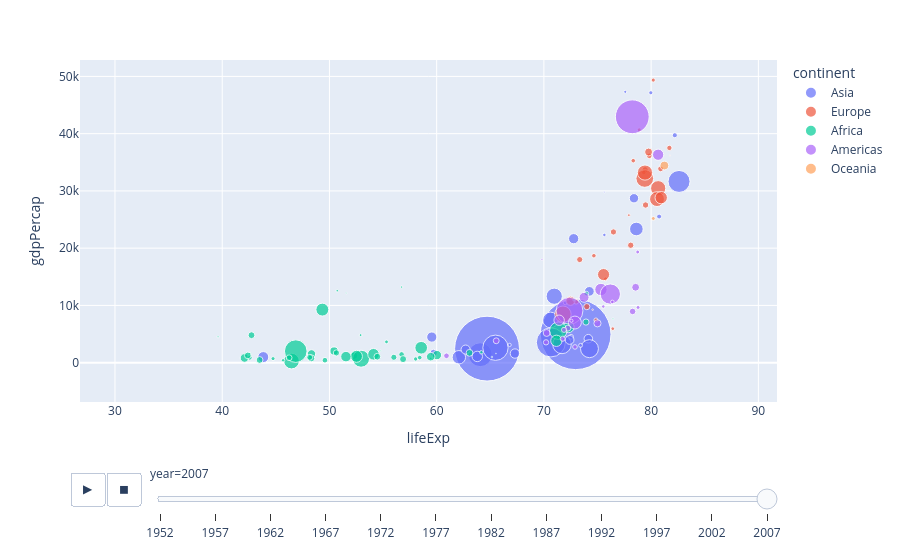

The notebook cell this image was saved under:
### Code cell
## plot animation of the above curve on the basis of year
px.scatter(gap, x='lifeExp', y='gdpPercap',
           color='continent',size='pop',
           range_x=[30,95],
           size_max=50,hover_name='country',
          animation_frame='year',animation_group='country')

### Figure 1 — Plotly figure (JSON) as saved in the notebook; plotly's stock layout.template omitted (floating-point values rounded to 4 significant figures)
{"data": [{"hovertemplate": "<b>%{hovertext}</b><br><br>continent=Asia<br>year=2007<br>lifeExp=%{x}<br>gdpPercap=%{y}<br>pop=%{marker.size}<extra></extra>", "hovertext": ["Afghanistan", "Bahrain", "Bangladesh", "Cambodia", "China", "Hong Kong, China", "India", "Indonesia", "Iran", "Iraq", "Israel", "Japan", "Jordan", "Korea, Dem. Rep.", "Korea, Rep.", "Kuwait", "Lebanon", "Malaysia", "Mongolia", "Myanmar", "Nepal", "Oman", "Pakistan", "Philippines", "Saudi Arabia", "Singapore", "Sri Lanka", "Syria", "Taiwan", "Thailand", "Vietnam", "West Bank and Gaza", "Yemen, Rep."], "ids": ["Afghanistan", "Bahrain", "Bangladesh", "Cambodia", "China", "Hong Kong, China", "India", "Indonesia", "Iran", "Iraq", "Israel", "Japan", "Jordan", "Korea, Dem. Rep.", "Korea, Rep.", "Kuwait", "Lebanon", "Malaysia", "Mongolia", "Myanmar", "Nepal", "Oman", "Pakistan", "Philippines", "Saudi Arabia", "Singapore", "Sri Lanka", "Syria", "Taiwan", "Thailand", "Vietnam", "West Bank and Gaza", "Yemen, Rep."], "legendgroup": "Asia", "marker": {"color": "#636efa", "size": [31889923, 708573, 150448339, 14131858, 1318683096, 6980412, 1110396331, 223547000, 69453570, 27499638, 6426679, 127467972, 6053193, 23301725, 49044790, 2505559, 3921278, 24821286, 2874127, 47761980, 28901790, 3204897, 169270617, 91077287, 27601038, 4553009, 20378239, 19314747, 23174294, 65068149, 85262356, 4018332, 22211743], "sizemode": "area", "sizeref": 527500.0, "symbol": "circle"}, "mode": "markers", "name": "Asia", "orientation": "v", "showlegend": true, "type": "scatter", "x": [43.83, 75.64, 64.06, 59.72, 72.96, 82.21, 64.7, 70.65, 70.96, 59.55, 80.75, 82.6, 72.53, 67.3, 78.62, 77.59, 71.99, 74.24, 66.8, 62.07, 63.78, 75.64, 65.48, 71.69, 72.78, 79.97, 72.4, 74.14, 78.4, 70.62, 74.25, 73.42, 62.7], "xaxis": "x", "y": [974.6, 29800.0, 1391.0, 1714.0, 4959.0, 39720.0, 2452.0, 3541.0, 11610.0, 4471.0, 25520.0, 31660.0, 4519.0, 1593.0, 23350.0, 47310.0, 10460.0, 12450.0, 3096.0, 944, 1091.0, 22320.0, 2606.0, 3190.0, 21650.0, 47140.0, 3970.0, 4185.0, 28720.0, 7458.0, 2442.0, 3025.0, 2281.0], "yaxis": "y"}, {"hovertemplate": "<b>%{hovertext}</b><br><br>continent=Europe<br>year=2007<br>lifeExp=%{x}<br>gdpPercap=%{y}<br>pop=%{marker.size}<extra></extra>", "hovertext": ["Albania", "Austria", "Belgium", "Bosnia and Herzegovina", "Bulgaria", "Croatia", "Czech Republic", "Denmark", "Finland", "France", "Germany", "Greece", "Hungary", "Iceland", "Ireland", "Italy", "Montenegro", "Netherlands", "Norway", "Poland", "Portugal", "Romania", "Serbia", "Slovak Republic", "Slovenia", "Spain", "Sweden", "Switzerland", "Turkey", "United Kingdom"], "ids": ["Albania", "Austria", "Belgium", "Bosnia and Herzegovina", "Bulgaria", "Croatia", "Czech Republic", "Denmark", "Finland", "France", "Germany", "Greece", "Hungary", "Iceland", "Ireland", "Italy", "Montenegro", "Netherlands", "Norway", "Poland", "Portugal", "Romania", "Serbia", "Slovak Republic", "Slovenia", "Spain", "Sweden", "Switzerland", "Turkey", "United Kingdom"], "legendgroup": "Europe", "marker": {"color": "#EF553B", "size": [3600523, 8199783, 10392226, 4552198, 7322858, 4493312, 10228744, 5468120, 5238460, 61083916, 82400996, 10706290, 9956108, 301931, 4109086, 58147733, 684736, 16570613, 4627926, 38518241, 10642836, 22276056, 10150265, 5447502, 2009245, 40448191, 9031088, 7554661, 71158647, 60776238], "sizemode": "area", "sizeref": 527500.0, "symbol": "circle"}, "mode": "markers", "name": "Europe", "orientation": "v", "showlegend": true, "type": "scatter", "x": [76.42, 79.83, 79.44, 74.85, 73.0, 75.75, 76.49, 78.33, 79.31, 80.66, 79.41, 79.48, 73.34, 81.76, 78.89, 80.55, 74.54, 79.76, 80.2, 75.56, 78.1, 72.48, 74.0, 74.66, 77.93, 80.94, 80.88, 81.7, 71.78, 79.42], "xaxis": "x", "y": [5937.0, 36130.0, 33690.0, 7446.0, 10680.0, 14620.0, 22830.0, 35280.0, 33210.0, 30470.0, 32170.0, 27540.0, 18010.0, 36180.0, 40680.0, 28570.0, 9254.0, 36800.0, 49360.0, 15390.0, 20510.0, 10810.0, 9787.0, 18680.0, 25770.0, 28820.0, 33860.0, 37510.0, 8458.0, 33200.0], "yaxis": "y"}, {"hovertemplate": "<b>%{hovertext}</b><br><br>continent=Africa<br>year=2007<br>lifeExp=%{x}<br>gdpPercap=%{y}<br>pop=%{marker.size}<extra></extra>", "hovertext": ["Algeria", "Angola", "Benin", "Botswana", "Burkina Faso", "Burundi", "Cameroon", "Central African Republic", "Chad", "Comoros", "Congo, Dem. Rep.", "Congo, Rep.", "Cote d'Ivoire", "Djibouti", "Egypt", "Equatorial Guinea", "Eritrea", "Ethiopia", "Gabon", "Gambia", "Ghana", "Guinea", "Guinea-Bissau", "Kenya", "Lesotho", "Liberia", "Libya", "Madagascar", "Malawi", "Mali", "Mauritania", "Mauritius", "Morocco", "Mozambique", "Namibia", "Niger", "Nigeria", "Reunion", "Rwanda", "Sao Tome and Principe", "Senegal", "Sierra Leone", "Somalia", "South Africa", "Sudan", "Swaziland", "Tanzania", "Togo", "Tunisia", "Uganda", "Zambia", "Zimbabwe"], "ids": ["Algeria", "Angola", "Benin", "Botswana", "Burkina Faso", "Burundi", "Cameroon", "Central African Republic", "Chad", "Comoros", "Congo, Dem. Rep.", "Congo, Rep.", "Cote d'Ivoire", "Djibouti", "Egypt", "Equatorial Guinea", "Eritrea", "Ethiopia", "Gabon", "Gambia", "Ghana", "Guinea", "Guinea-Bissau", "Kenya", "Lesotho", "Liberia", "Libya", "Madagascar", "Malawi", "Mali", "Mauritania", "Mauritius", "Morocco", "Mozambique", "Namibia", "Niger", "Nigeria", "Reunion", "Rwanda", "Sao Tome and Principe", "Senegal", "Sierra Leone", "Somalia", "South Africa", "Sudan", "Swaziland", "Tanzania", "Togo", "Tunisia", "Uganda", "Zambia", "Zimbabwe"], "legendgroup": "Africa", "marker": {"color": "#00cc96", "size": [33333216, 12420476, 8078314, 1639131, 14326203, 8390505, 17696293, 4369038, 10238807, 710960, 64606759, 3800610, 18013409, 496374, 80264543, 551201, 4906585, 76511887, 1454867, 1688359, 22873338, 9947814, 1472041, 35610177, 2012649, 3193942, 6036914, 19167654, 13327079, 12031795, 3270065, 1250882, 33757175, 19951656, 2055080, 12894865, 135031164, 798094, 8860588, 199579, 12267493, 6144562, 9118773, 43997828, 42292929, 1133066, 38139640, 5701579, 10276158, 29170398, 11746035, 12311143], "sizemode": "area", "sizeref": 527500.0, "symbol": "circle"}, "mode": "markers", "name": "Africa", "orientation": "v", "showlegend": true, "type": "scatter", "x": [72.3, 42.73, 56.73, 50.73, 52.3, 49.58, 50.43, 44.74, 50.65, 65.15, 46.46, 55.32, 48.33, 54.79, 71.34, 51.58, 58.04, 52.95, 56.73, 59.45, 60.02, 56.01, 46.39, 54.11, 42.59, 45.68, 73.95, 59.44, 48.3, 54.47, 64.16, 72.8, 71.16, 42.08, 52.91, 56.87, 46.86, 76.44, 46.24, 65.53, 63.06, 42.57, 48.16, 49.34, 58.56, 39.61, 52.52, 58.42, 73.92, 51.54, 42.38, 43.49], "xaxis": "x", "y": [6223.0, 4797.0, 1441.0, 12570.0, 1217.0, 430.1, 2042.0, 706.0, 1704.0, 986.1, 277.6, 3633.0, 1545.0, 2082.0, 5581.0, 12150.0, 641.4, 690.8, 13210.0, 752.7, 1328.0, 942.7, 579.2, 1463.0, 1569.0, 414.5, 12060.0, 1045.0, 759.3, 1043.0, 1803.0, 10960.0, 3820.0, 823.7, 4811.0, 619.7, 2014.0, 7670.0, 863.1, 1598.0, 1712.0, 862.5, 926.1, 9270.0, 2602.0, 4513.0, 1107.0, 883.0, 7093.0, 1056.0, 1271.0, 469.7], "yaxis": "y"}, {"hovertemplate": "<b>%{hovertext}</b><br><br>continent=Americas<br>year=2007<br>lifeExp=%{x}<br>gdpPercap=%{y}<br>pop=%{marker.size}<extra></extra>", "hovertext": ["Argentina", "Bolivia", "Brazil", "Canada", "Chile", "Colombia", "Costa Rica", "Cuba", "Dominican Republic", "Ecuador", "El Salvador", "Guatemala", "Haiti", "Honduras", "Jamaica", "Mexico", "Nicaragua", "Panama", "Paraguay", "Peru", "Puerto Rico", "Trinidad and Tobago", "United States", "Uruguay", "Venezuela"], "ids": ["Argentina", "Bolivia", "Brazil", "Canada", "Chile", "Colombia", "Costa Rica", "Cuba", "Dominican Republic", "Ecuador", "El Salvador", "Guatemala", "Haiti", "Honduras", "Jamaica", "Mexico", "Nicaragua", "Panama", "Paraguay", "Peru", "Puerto Rico", "Trinidad and Tobago", "United States", "Uruguay", "Venezuela"], "legendgroup": "Americas", "marker": {"color": "#ab63fa", "size": [40301927, 9119152, 190010647, 33390141, 16284741, 44227550, 4133884, 11416987, 9319622, 13755680, 6939688, 12572928, 8502814, 7483763, 2780132, 108700891, 5675356, 3242173, 6667147, 28674757, 3942491, 1056608, 301139947, 3447496, 26084662], "sizemode": "area", "sizeref": 527500.0, "symbol": "circle"}, "mode": "markers", "name": "Americas", "orientation": "v", "showlegend": true, "type": "scatter", "x": [75.32, 65.55, 72.39, 80.65, 78.55, 72.89, 78.78, 78.27, 72.23, 74.99, 71.88, 70.26, 60.92, 70.2, 72.57, 76.19, 72.9, 75.54, 71.75, 71.42, 78.75, 69.82, 78.24, 76.38, 73.75], "xaxis": "x", "y": [12780.0, 3822.0, 9066.0, 36320.0, 13170.0, 7007.0, 9645.0, 8948.0, 6025.0, 6873.0, 5728.0, 5186.0, 1202.0, 3548.0, 7321.0, 11980.0, 2749.0, 9809.0, 4173.0, 7409.0, 19330.0, 18010.0, 42950.0, 10610.0, 11420.0], "yaxis": "y"}, {"hovertemplate": "<b>%{hovertext}</b><br><br>continent=Oceania<br>year=2007<br>lifeExp=%{x}<br>gdpPercap=%{y}<br>pop=%{marker.size}<extra></extra>", "hovertext": ["Australia", "New Zealand"], "ids": ["Australia", "New Zealand"], "legendgroup": "Oceania", "marker": {"color": "#FFA15A", "size": [20434176, 4115771], "sizemode": "area", "sizeref": 527500.0, "symbol": "circle"}, "mode": "markers", "name": "Oceania", "orientation": "v", "showlegend": true, "type": "scatter", "x": [81.23, 80.2], "xaxis": "x", "y": [34440.0, 25190.0], "yaxis": "y"}], "layout": {"autosize": true, "legend": {"itemsizing": "constant", "title": {"text": "continent"}, "tracegroupgap": 0}, "margin": {"t": 60}, "sliders": [{"active": 11, "currentvalue": {"prefix": "year="}, "len": 0.9, "pad": {"b": 10, "t": 60}, "steps": [{"args": [["1952"], {"frame": {"duration": 0, "redraw": false}, "fromcurrent": true, "mode": "immediate", "transition": {"duration": 0, "easing": "linear"}}], "label": "1952", "method": "animate"}, {"args": [["1957"], {"frame": {"duration": 0, "redraw": false}, "fromcurrent": true, "mode": "immediate", "transition": {"duration": 0, "easing": "linear"}}], "label": "1957", "method": "animate"}, {"args": [["1962"], {"frame": {"duration": 0, "redraw": false}, "fromcurrent": true, "mode": "immediate", "transition": {"duration": 0, "easing": "linear"}}], "label": "1962", "method": "animate"}, {"args": [["1967"], {"frame": {"duration": 0, "redraw": false}, "fromcurrent": true, "mode": "immediate", "transition": {"duration": 0, "easing": "linear"}}], "label": "1967", "method": "animate"}, {"args": [["1972"], {"frame": {"duration": 0, "redraw": false}, "fromcurrent": true, "mode": "immediate", "transition": {"duration": 0, "easing": "linear"}}], "label": "1972", "method": "animate"}, {"args": [["1977"], {"frame": {"duration": 0, "redraw": false}, "fromcurrent": true, "mode": "immediate", "transition": {"duration": 0, "easing": "linear"}}], "label": "1977", "method": "animate"}, {"args": [["1982"], {"frame": {"duration": 0, "redraw": false}, "fromcurrent": true, "mode": "immediate", "transition": {"duration": 0, "easing": "linear"}}], "label": "1982", "method": "animate"}, {"args": [["1987"], {"frame": {"duration": 0, "redraw": false}, "fromcurrent": true, "mode": "immediate", "transition": {"duration": 0, "easing": "linear"}}], "label": "1987", "method": "animate"}, {"args": [["1992"], {"frame": {"duration": 0, "redraw": false}, "fromcurrent": true, "mode": "immediate", "transition": {"duration": 0, "easing": "linear"}}], "label": "1992", "method": "animate"}, {"args": [["1997"], {"frame": {"duration": 0, "redraw": false}, "fromcurrent": true, "mode": "immediate", "transition": {"duration": 0, "easing": "linear"}}], "label": "1997", "method": "animate"}, {"args": [["2002"], {"frame": {"duration": 0, "redraw": false}, "fromcurrent": true, "mode": "immediate", "transition": {"duration": 0, "easing": "linear"}}], "label": "2002", "method": "animate"}, {"args": [["2007"], {"frame": {"duration": 0, "redraw": false}, "fromcurrent": true, "mode": "immediate", "transition": {"duration": 0, "easing": "linear"}}], "label": "2007", "method": "animate"}], "x": 0.1, "xanchor": "left", "y": 0, "yanchor": "top"}], "updatemenus": [{"active": 0, "buttons": [{"args": [null, {"frame": {"duration": 500, "redraw": false}, "fromcurrent": true, "mode": "immediate", "transition": {"duration": 500, "easing": "linear"}}], "label": "&#9654;", "method": "animate"}, {"args": [[null], {"frame": {"duration": 0, "redraw": false}, "fromcurrent": true, "mode": "immediate", "transition": {"duration": 0, "easing": "linear"}}], "label": "&#9724;", "method": "animate"}], "direction": "left", "pad": {"r": 10, "t": 70}, "showactive": false, "type": "buttons", "x": 0.1, "xanchor": "right", "y": 0, "yanchor": "top"}], "xaxis": {"anchor": "y", "autorange": false, "domain": [0, 1], "range": [26.74, 91.74], "showspikes": false, "title": {"text": "lifeExp"}, "type": "linear"}, "yaxis": {"anchor": "x", "autorange": true, "domain": [0, 1], "range": [-20690.0, 56860.0], "showspikes": false, "title": {"text": "gdpPercap"}, "type": "linear"}}}
